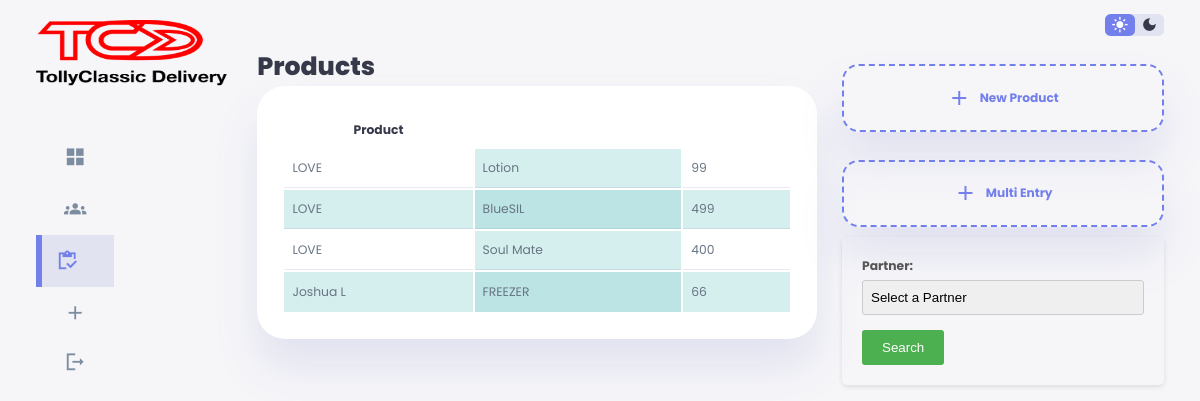
The app's page /okojooja/oja.php with its own data.
### tables this page shows
CREATE TABLE `products` (
  `id` int(11) NOT NULL,
  `partner` varchar(100) NOT NULL,
  `productName` varchar(100) NOT NULL,
  `quantity` varchar(100) NOT NULL,
  `date` timestamp NOT NULL DEFAULT current_timestamp() ON UPDATE current_timestamp()
);

### okojooja/oja.php (the view, shortened to what this page needs)
<!DOCTYPE html>
<html lang="en">
<head>
    <link rel="stylesheet" href="css/styl.css">
</head>
<body>
    <div class="container">
        <aside>
            <div class="top">
                <div class="logo">
                    <img src="./images/logo.png">
                </div>
            </div>
            <div class="sideBar">
                <a href="index.php">
                    <span class="material-icons-sharp">grid_view</span>
                </a>
                <a href="alabasepo.php">
                    <span class="material-icons-sharp">groups</span>
                </a>
                <a href="oja.php" class="active">
                    <span class="material-icons-sharp">inventory</span>
                </a>
                <a href="gbigbeTitun2.php">
                    <span class="material-icons-sharp">add</span>
                </a>
                <a href="../logout.php">
                    <span class="material-icons-sharp">logout</span>
                </a>
            </div>
        </aside>
        <main>
            <div class="recent-sales">
                <h1>Products</h1>
                <table style="width: 100%;">
                    <thead>
                        <tr>
                            <th>Product</th>
                        </tr>
                    </thead>
                    <tbody id="table-body">
                        <?php
                        require '../config.php';
                        $query = mysqli_query($conn, "SELECT partner, productName, quantity FROM products ORDER BY partner DESC");
                        while ($row = mysqli_fetch_array($query)) {
                            $partner = $row['partner'];
                            $productName = $row['productName'];
                            $quantity = $row['quantity'];
                            ?>
                            <tr>
                                <td> <?php echo $partner; ?></td>
                                <td><?php echo $productName; ?></td>
                                <td><?php echo $quantity; ?></td>
                            </tr>
                        <?php } ?>
                    </tbody>
                </table>
            </div>
        </main>
        <div class="right">
            <div class="top">
                <div class="theme-toggler">
                    <span class="material-icons-sharp active">light_mode</span>
                    <span class="material-icons-sharp">dark_mode</span>
                </div>
            </div>
            <div class="sales-analytics">
                <a href="ojatitun.php">
                    <div class="item add-product">
                        <div>
                            <span class="material-icons-sharp">add</span>
                            <h3>New Product</h3>
                        </div>
                    </div>
                </a>
            </div>
            <div class="sales-analytics">
                <a href="ojatitunpipo.php">
                    <div class="item add-product">
                        <div>
                            <span class="material-icons-sharp">add</span>
                            <h3>Multi Entry</h3>
                        </div>
                    </div>
                </a>
            </div>
            <form action="./wiwa.php" method="GET">
                <label for="Name">Partner:</label>
                <select name="Name" required>
                    <option value="">Select a Partner</option>
                </select>
                <input type="submit" value="Search">
            </form>
        </div>
    </div>
</body>
</html>

### okojooja/oja.php (style rules this page uses)
table, th, td { padding: 8px; }
tr:nth-child(even) { background-color: rgba(150, 212, 212, 0.4); }
td:nth-child(even) { background-color: rgba(150, 212, 212, 0.4); }

### records on screen
products: partner "LOVE", productName "Lotion", quantity "99"
products: partner "LOVE", productName "BlueSIL", quantity "499"
products: partner "LOVE", productName "Soul Mate", quantity "400"
products: partner "Joshua L", productName "FREEZER", quantity "66"
